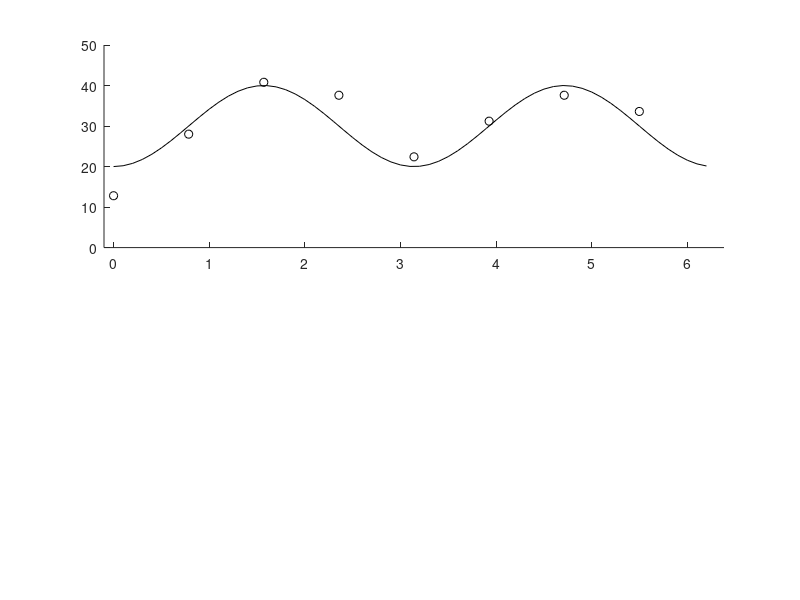

This figure's MATLAB source: (Note: this script raises an error after producing the figure.)
% tmp.m

th = 0:.1:2*pi;
tgt = 0:pi/4:7*pi/4;

weights = [0 .1 .2 .5 .8 .9 1];
m = 30; a = 10; pd = pi/2;
num_trials = 5;
t = .25;

for i=1:length(weights)
    w = weights(i);
    f = @(th) w*cos(th-pd) + (1-w)*cos(2*(th-pd));
    lambda = @(th) m+a*f(th);
    
    s = random('Poisson', repmat(lambda(tgt),num_trials,1)*t, num_trials, 8);
    
    figure; 
    subplot(2,1,1); hold on;
    plot(th, lambda(th), 'k-');
    plot(tgt, mean(s)/t, 'ko');
    axis([-.1 2*pi+.1 0 50]);
    
    data = cell(1,8);
    for d = 1:8
        data{d} = s(:,d)';
    end
    
    res = bootstrap(@vector_sum_pd, data, 'all', 1000);
    q = hist(mod(res(:,1),2*pi), th);
    subplot(2,1,2), bar(th, q);
    axis([-.1 2*pi+.1 0 200]);
    suptitle(sprintf('w = %f', w));
end







